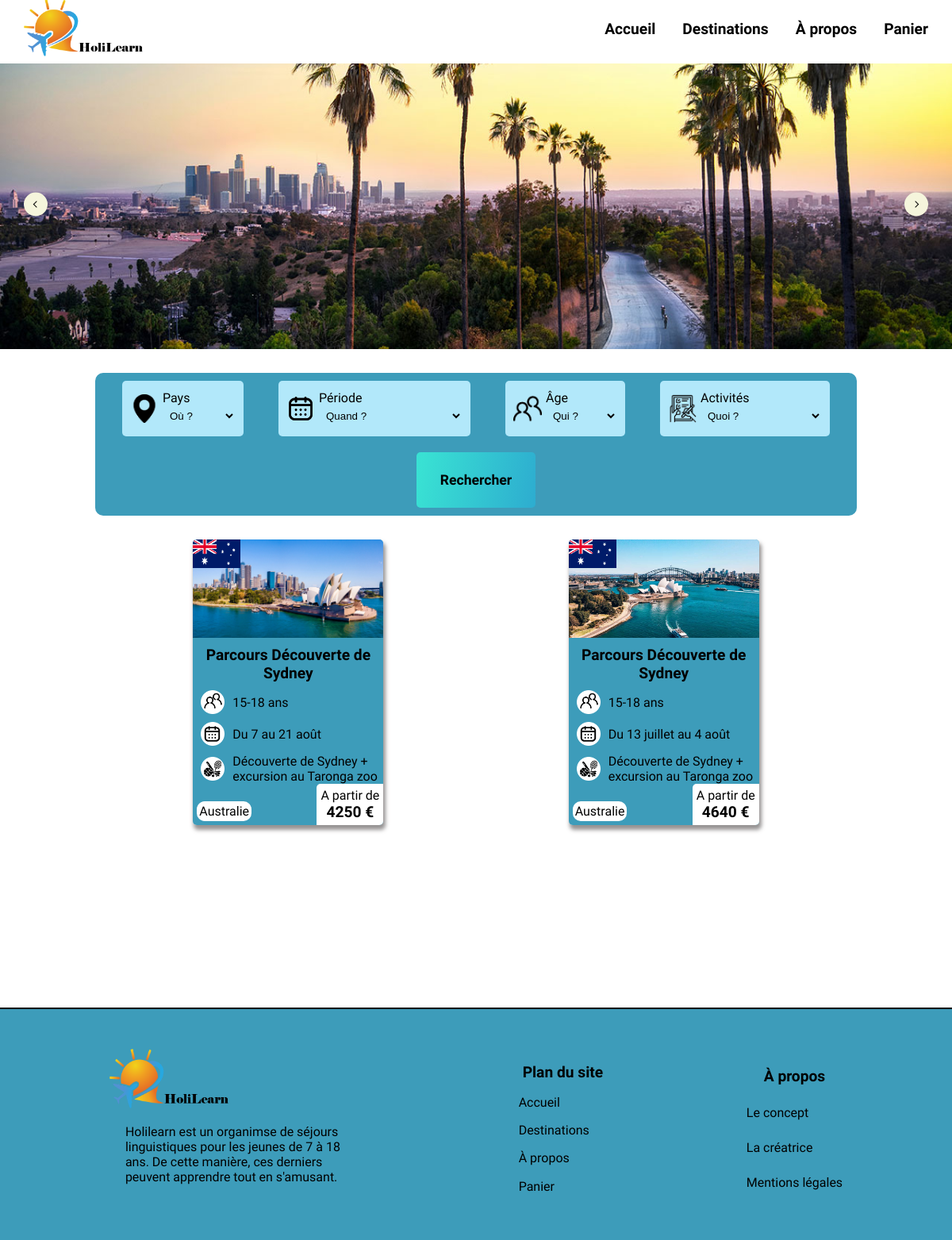
The page /all_dest.php?pays=Australie on the database its author committed.
### tables this page shows
CREATE TABLE `destination` (
  `id` int(11) NOT NULL,
  `nom_parcours` varchar(100) NOT NULL,
  `type_parcours` varchar(50) NOT NULL,
  `pays` varchar(30) NOT NULL,
  `drapeau_pays` varchar(30) NOT NULL,
  `age_dest` varchar(10) NOT NULL,
  `periode` varchar(30) NOT NULL,
  `descriptif_dest` text NOT NULL,
  `prix` int(11) NOT NULL,
  `lieu_hebergement` varchar(100) NOT NULL,
  `image1` varchar(50) NOT NULL,
  `image2` varchar(50) NOT NULL,
  `image3` varchar(50) NOT NULL,
  `image4` varchar(50) NOT NULL,
  `activites` varchar(300) NOT NULL,
  `visites` varchar(300) NOT NULL,
  `soirees` varchar(300) NOT NULL,
  `date_modif` timestamp NOT NULL DEFAULT current_timestamp() ON UPDATE current_timestamp(),
  `vacances` varchar(50) NOT NULL,
  `img_card` varchar(50) NOT NULL,
  `resume_act` varchar(100) NOT NULL
);

### all_dest.php (the view, shortened to what this page needs)
<?php
include("connexion.php");
$requete = "SELECT * FROM destination";
$compoRequete = "";
if (!empty($_GET)) {
    foreach ($_GET as $param => $value) {
        if (!empty($value)) {
            $compoRequete .= " AND $param LIKE '$value'";
        }
    }
    if ($compoRequete != "") {
        $compoRequete = substr_replace($compoRequete, " WHERE", 0, 4);
    }
    $requete .= $compoRequete;
}
$stmt=$db->query($requete);
$result=$stmt-> fetchall(PDO::FETCH_ASSOC);
?>
<!DOCTYPE html>
<html lang="fr">
<head>
    <link rel="stylesheet" href="style.css">
    <link rel="stylesheet" href="slider.css">
</head>
<body>
    <?php include("navbar.php") ?>
    <div class="js-slider presentation_image">
        <div class="js-photos">
            <div class="js-photo reel-slide">
                <img src="img/slider_alldest/la_slider.jpg" alt="">
            </div>
        </div>
        <div class="js-navigation">
            <button class="js-btn-decale-droite">
                <span class="arrow">  <span class='sr-only'>Image suivante</span> </span>
            </button>
            <button class="js-btn-decale-gauche">
                <span class="arrow">  <span class='sr-only'>Image précédente</span></span>
            </button>
        </div>
    </div>
  <?php
    include("search_bar.php");
  ?>
    <div class="cardcontainer">
    <?php
    foreach($result as $row){?>
        <a href="dest.php?dest=<?=$row["id"]?>">
        <div class="card">
          <img src="<?=$row["drapeau_pays"]?>" class="img_drapeau_usa" alt="">
          <div class="img_card" style="background-image:url('<?=$row["img_card"]?>')"></div>
          <h3><?=$row["nom_parcours"]?></h3>
          <div class="people">
            <img src="img/people2.png" width="30px" alt="">
            <p><?=$row["age_dest"]?></p>
          </div>
          <div class="calendar">
            <img src="img/calendar2.png" width="30px" alt="">
            <p><?=$row["periode"]?></p>
          </div>
          <div class="activities_logo">
            <img src="img/activities3.png" width="30px" alt="">
            <p><?=$row["resume_act"]?></p>
          </div>
          <div class="bloc_pays_et_prix">
            <p class="pays"><?=$row["pays"]?></p>
            <div class="bloc_prix">
              <p>A partir de </p>
              <p class="prix"><?=$row["prix"]?> €</p>
            </div>
        </div>
        </div>
        </a>
    <?php
    }
    ?>
    </div>
    <footer>
      <section class="explications_proj">
        <img src="img/holilearnlogo_text.png" alt="">
        <p>Holilearn est un organimse de séjours linguistiques pour les jeunes de 7 à 18 ans. De cette manière, ces derniers peuvent apprendre tout en s'amusant.</p>
      </section>
      <section class="plan_site">
        <h3>Plan du site</h3>
        <a href="index.php">Accueil</a>
        <a href="destinations.php">Destinations</a>
        <a href="about.php">À propos</a>
        <a href="panier.php">Panier</a>
      </section>
      <section class="about">
        <h3>À propos</h3>
        <a href="about.php#concept">Le concept</a>
        <a href="about.php#creatrice">La créatrice</a>
        <a href="about.php#mention_legale">Mentions légales</a>
      </section>
    </footer>
</body>
</html>

### style.css (style rules this page uses)
*, *::after, *::before { box-sizing: border-box; scroll-behavior: smooth; margin: 0; padding: 0; }
body { font-family: 'Elsie', cursive, sans-serif; }
.cardcontainer { display: flex; flex-wrap: wrap; justify-content: space-evenly; margin-top: 30px; margin-left: 10px; margin-right: 10px; }
.cardcontainer a { text-decoration: none; color: black; }
.card { display: flex; flex-direction: column; width: 20vw; border-radius:5px; background-color: rgba(22, 136, 172, 0.83); height: 30vw; margin-bottom: 30px; position: relative; box-shadow: 2px 5px 5px 1px rgba(115,111,111,0.75); }
.img_drapeau_usa { border-top-left-radius: 5px; z-index:10; width:5vw; height: 3vw; position: absolute; top:0px; left: 0px; }
.img_card { background-size: cover; background-position: center; background-repeat: no-repeat; border-top-left-radius: 5px; border-top-right-radius: 5px; z-index: 6; width:20vw; height: 20vw; }
h3 { font-size: 1.2rem; text-align: center; padding-top: 10px; padding-left: 5px; padding-right: 5px; }
.people { display: flex; align-items: center; margin-left: 10px; margin-top: 10px; }
.people p { margin-left: 10px; }
.calendar { display: flex; align-items: center; margin-left: 10px; margin-top: 10px; }
.calendar p { margin-left: 10px; }
.activities_logo { display: flex; align-items: center; margin-left: 10px; margin-top: 10px; }
.activities_logo p { margin-left: 10px; }
.pays { background-color: white; border-radius: 10px; max-width: fit-content; padding: 3px; margin-left: 5px; margin-bottom: 5px; }
.bloc_prix { background-color: white; max-width: fit-content; padding: 5px; border-bottom-right-radius: 5px; border-top-left-radius: 5px; }
.prix { font-weight: bold; font-size: 1.2rem; text-align: center; }
.bloc_pays_et_prix { display: flex; justify-content: space-between; align-items: flex-end; }
footer { display: flex; justify-content: space-around; background-color:#1688acd4; border-top: solid 2px black; margin-top: 200px; padding: 50px; }
footer img { width: 150px; height: 75px; }
footer section { display: flex; flex-direction: column; justify-content: space-around; }
.explications_proj p { max-width: 340px; padding: 20px; }
footer a { text-decoration: none; color:black; }
section h3 { font-size: 1.2rem; }
.presentation_image { width: 100%; height: 30vw; padding-top: 10vh; box-sizing: content-box; }

### slider.css (style rules this page uses)
.js-slider { overflow: hidden; position: relative; }
.js-photos { display: flex; left: -100%; position: relative; transition: left 0.6s ease-out; }
.js-photo { width: 100%; height: 30vw; flex-shrink: 0; position: relative; }
.js-slider img { width: 100%; height: 30vw; object-fit: cover; }
.js-navigation { position: absolute; width: 95%; top: 50%; left: 50%; transform: translate(-50%, -50%); }
.js-btn-decale-droite, .js-btn-decale-gauche { position: absolute; transform: translateY(75%); width: 30px; height: 30px; border-radius: 50%; background-color: beige; display: flex; justify-content: center; align-items: center; border: none; cursor: pointer; }
.js-btn-decale-gauche { left: initial; right: 0; }
.js-slider .arrow { width: 6px; height: 6px; border-top: 1px solid black; border-left: 1px solid black; transform: rotate(-45deg); position: relative; left: 1px; }
.js-btn-decale-gauche .arrow { left: -1px; transform: rotate(135deg); }

### rows shown on the page
destination: drapeau_pays (picture), img_card (picture), nom_parcours "Parcours Découverte de Sydney", age_dest "15-18 ans", periode "Du 7 au 21 août", resume_act "Découverte de Sydney + excursion au Taronga zoo", pays "Australie", prix "4250"
destination: drapeau_pays (picture), img_card (picture), nom_parcours "Parcours Découverte de Sydney", age_dest "15-18 ans", periode "Du 13 juillet au 4 août", resume_act "Découverte de Sydney + excursion au Taronga zoo", pays "Australie", prix "4640"
